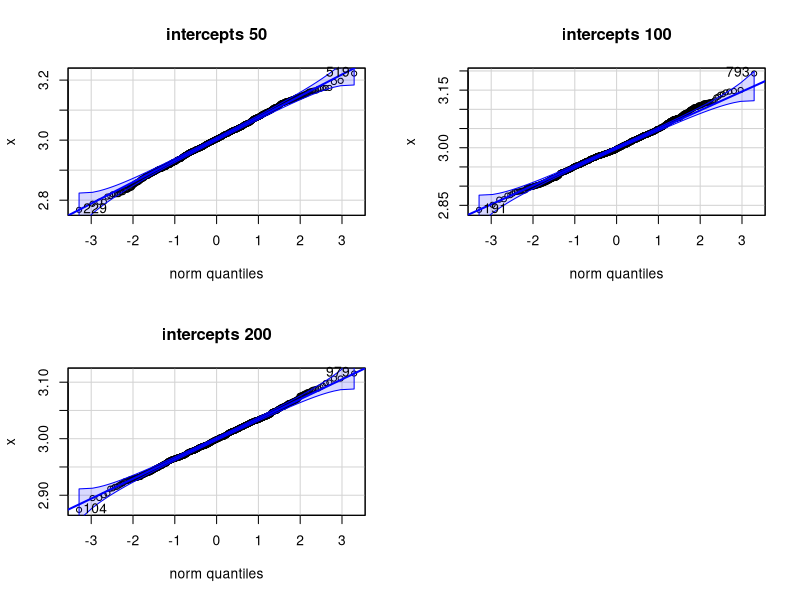
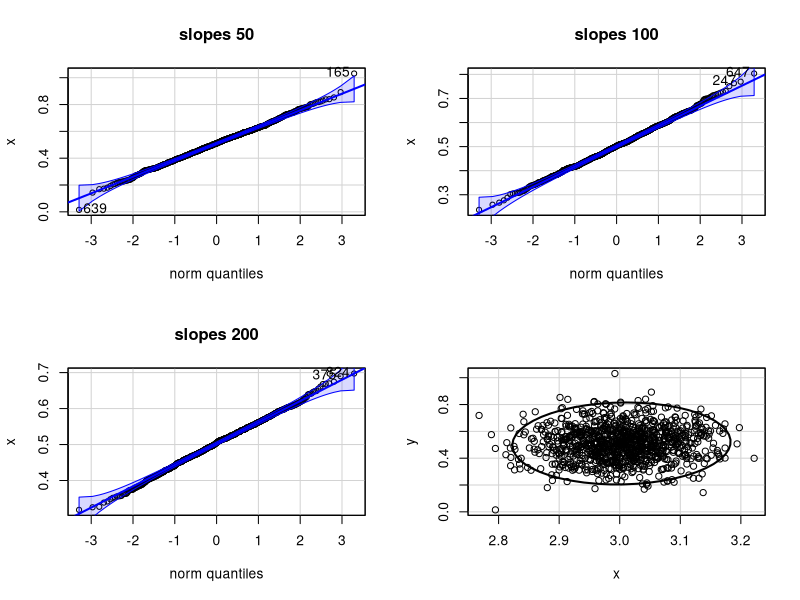
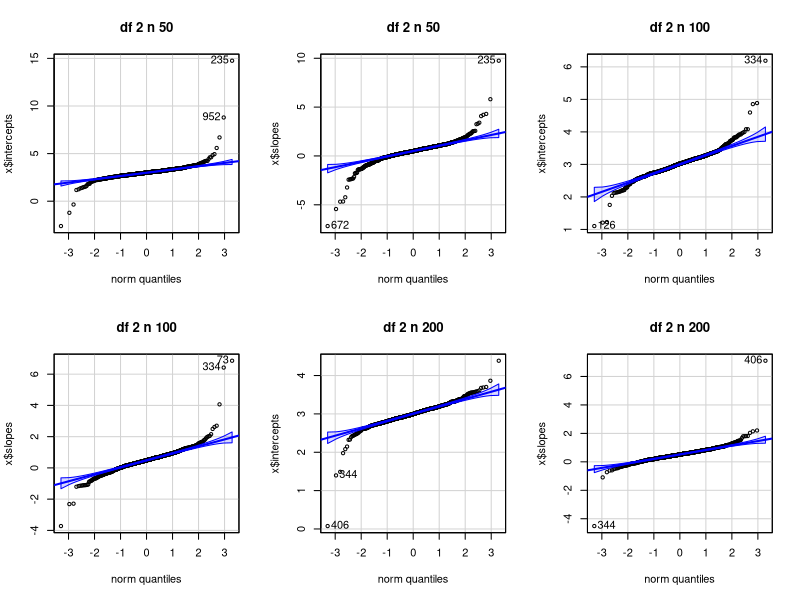
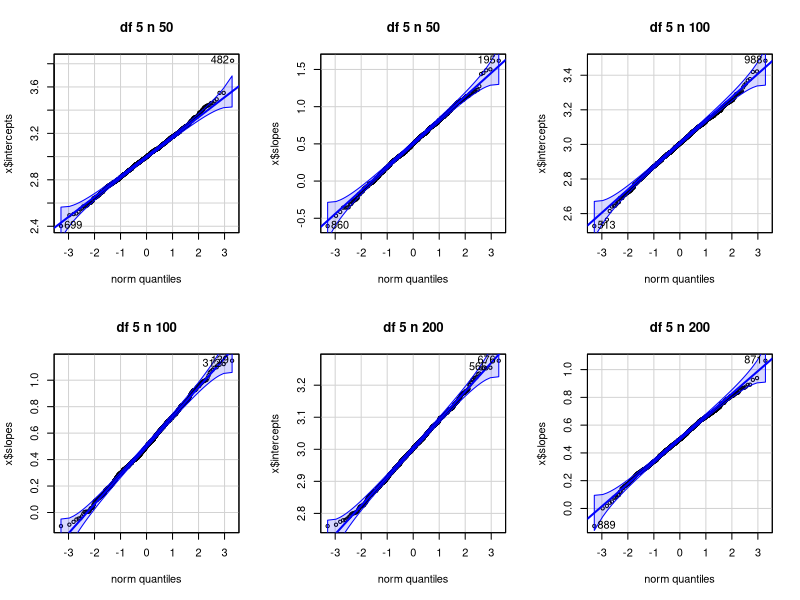
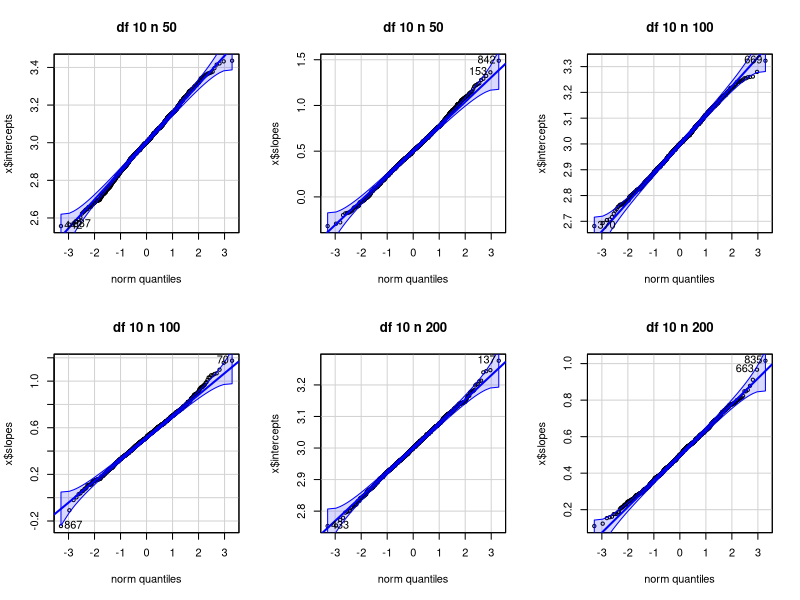
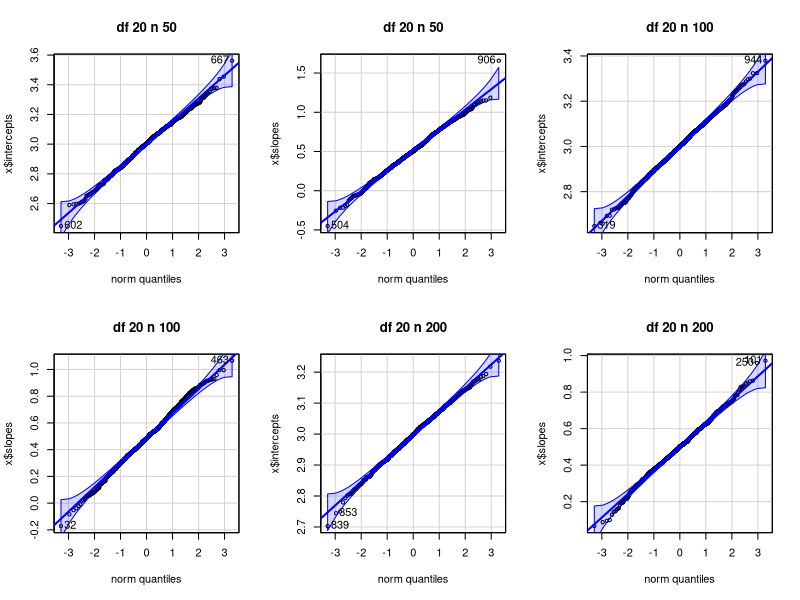
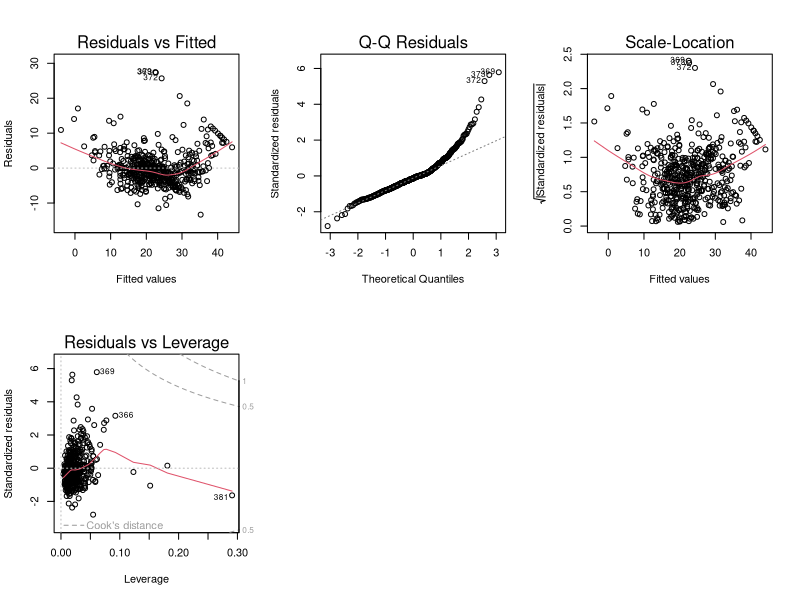
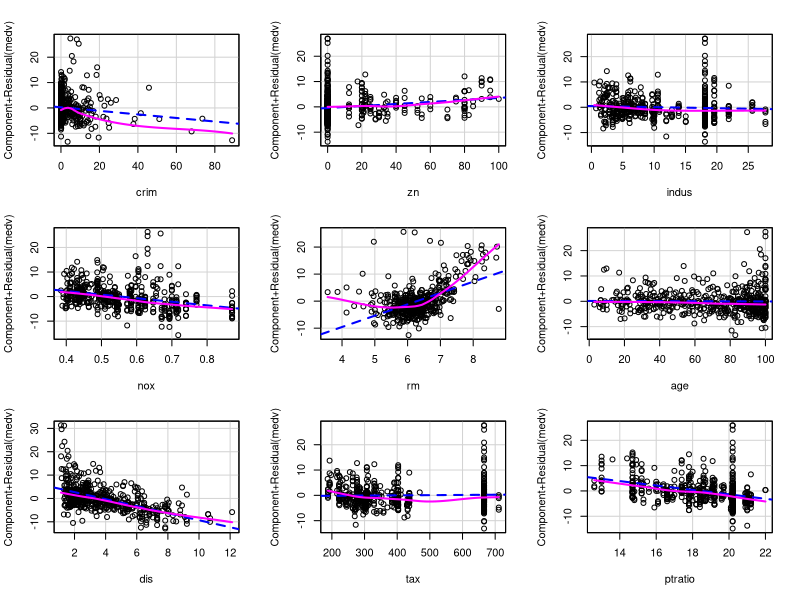

These charts were generated, in order, by the following R code:
## ---- chunk 1

## ---- chunk 2
library(car)

generate_n <- function(n) {
  x <- runif(n, -1, 1) 
  y <- rnorm(n, mean = 3 + 0.5 * x, sd = 0.5)  
  model <- lm(y ~ x)  
  return(coef(model))  
}
N <- 1000 
intercepts <- list("50"=numeric(N),"100"=numeric(N),"200"=numeric(N))
slopes <- list("50"=numeric(N),"100"=numeric(N),"200"=numeric(N))
sample <- list(50,100,200)

for (n in sample) {
  for (i in 1:N) {
    coef <- generate_n(n)
    intercepts[[as.character(n)]][i] <- coef[1]
    slopes[[as.character(n)]][i] <- coef[2]
  }
}
## ---- chunk 3
par(mfrow=c(2,2))

x<-intercepts[["50"]]
qqPlot(x,distribution = 'norm',main="intercepts 50")

x<-intercepts[["100"]]
qqPlot(x,distribution = 'norm',main="intercepts 100")

x<-intercepts[["200"]]
qqPlot(x,distribution = 'norm',main="intercepts 200")
## ---- chunk 4
par(mfrow=c(2,2))

x<-slopes[["50"]]
qqPlot(x,distribution = 'norm',main="slopes 50")

x<-slopes[["100"]]
qqPlot(x,distribution = 'norm',main="slopes 100")

x<-slopes[["200"]]
qqPlot(x,distribution = 'norm',main="slopes 200")
## ---- chunk 5
# Assuming x and y are your datasets
x <- intercepts[["50"]]
y <- slopes[["50"]]


dataEllipse(x, y, level = 0.95, col = "black")

## ---- chunk 6

generate_n <- function(n,df) {
  x <- runif(n, -1, 1) 
  y <- 3 + 0.5 * x + rt(n, df)
  model <- lm(y ~ x)  
  return(coef(model))  
}
N <- 1000 
results=list()
intercepts <- list("50"=numeric(N),"100"=numeric(N),"200"=numeric(N))
slopes <- list("50"=numeric(N),"100"=numeric(N),"200"=numeric(N))
sample <- list(50,100,200)
dfs=c(2, 5, 10, 20)

for(df in dfs){
  
  for (n in sample) {
  for (i in 1:N) {
    coef <- generate_n(n,df)
    intercepts[[as.character(n)]][i] <- coef[1]
    slopes[[as.character(n)]][i] <- coef[2]
  }
    results[[paste("df", df, "n", n)]]<- list(intercepts = intercepts[[as.character(n)]], slopes = slopes[[as.character(n)]])
  }
  }
## ---- chunk 7
par(mfrow=c(2,3))
df=2
  for (n in sample){
    x<-results[[paste("df", df, "n", n)]]
    qqPlot(x$intercepts,distribution = 'norm',main=paste("df", df, "n", n))
    qqPlot(x$slopes,distribution = 'norm',main=paste("df", df, "n", n))
  }

## ---- chunk 8
par(mfrow=c(2,3))
df=5
  for (n in sample){
    x<-results[[paste("df", df, "n", n)]]
    qqPlot(x$intercepts,distribution = 'norm',main=paste("df", df, "n", n))
    qqPlot(x$slopes,distribution = 'norm',main=paste("df", df, "n", n))
  }

## ---- chunk 9
par(mfrow=c(2,3))
df=10
  for (n in sample){
    x<-results[[paste("df", df, "n", n)]]
    qqPlot(x$intercepts,distribution = 'norm',main=paste("df", df, "n", n))
    qqPlot(x$slopes,distribution = 'norm',main=paste("df", df, "n", n))
  }

## ---- chunk 10
par(mfrow=c(2,3))
df=20
  for (n in sample){
    x<-results[[paste("df", df, "n", n)]]
    qqPlot(x$intercepts,distribution = 'norm',main=paste("df", df, "n", n))
    qqPlot(x$slopes,distribution = 'norm',main=paste("df", df, "n", n))
  }

## ---- chunk 11
library(MASS)
data(Boston)

continuous_vars <- sapply(Boston, is.numeric)
continuous_vars["chas"] <- FALSE
continuous_vars["rad"] <- FALSE
lm_model <- lm(medv ~ ., data = Boston[, continuous_vars])
## ---- chunk 12
plot(lm_model)
## ---- chunk 13
library(car)
crPlots(lm_model)
## ---- chunk 14

plot(hatvalues(lm_model), type = "h")
p = length(continuous_vars)
n=506
abline(h = 2 * (p + 1) / n, lty = 2,col = 'darkred')
high_leverage_points <- which(hatvalues(lm_model) > 2 * (p + 1) / n)
## ---- chunk 15
plot(abs(rstudent(lm_model)), type = "h",ylab = "Externally Studentized Residuals (in absolute value)")
abline(h = qt(.95, n - p - 2),col = 'darkred') 
high_leverage_points2 <- which(abs(rstudent(lm_model)) > qt(.95, n - p - 2))
## ---- chunk 16
influential_points=intersect(high_leverage_points2,high_leverage_points)
print(influential_points)
## ---- chunk 17
dffits_values <- dffits(lm_model)
plot(abs(dffits_values),type='h',col='darkred',ylab='DFFITS')
p = length(continuous_vars)
n=506
abline(h=2*sqrt(p/n),lty=2)
threshold =2*sqrt(p/n)
influential_points <- which(abs(dffits_values) > threshold)
influential_points <- unique(influential_points)
## ---- chunk 18
influential_points
## ---- chunk 19
vif_values <- vif(lm_model)

# Print VIF values
print(vif_values)

